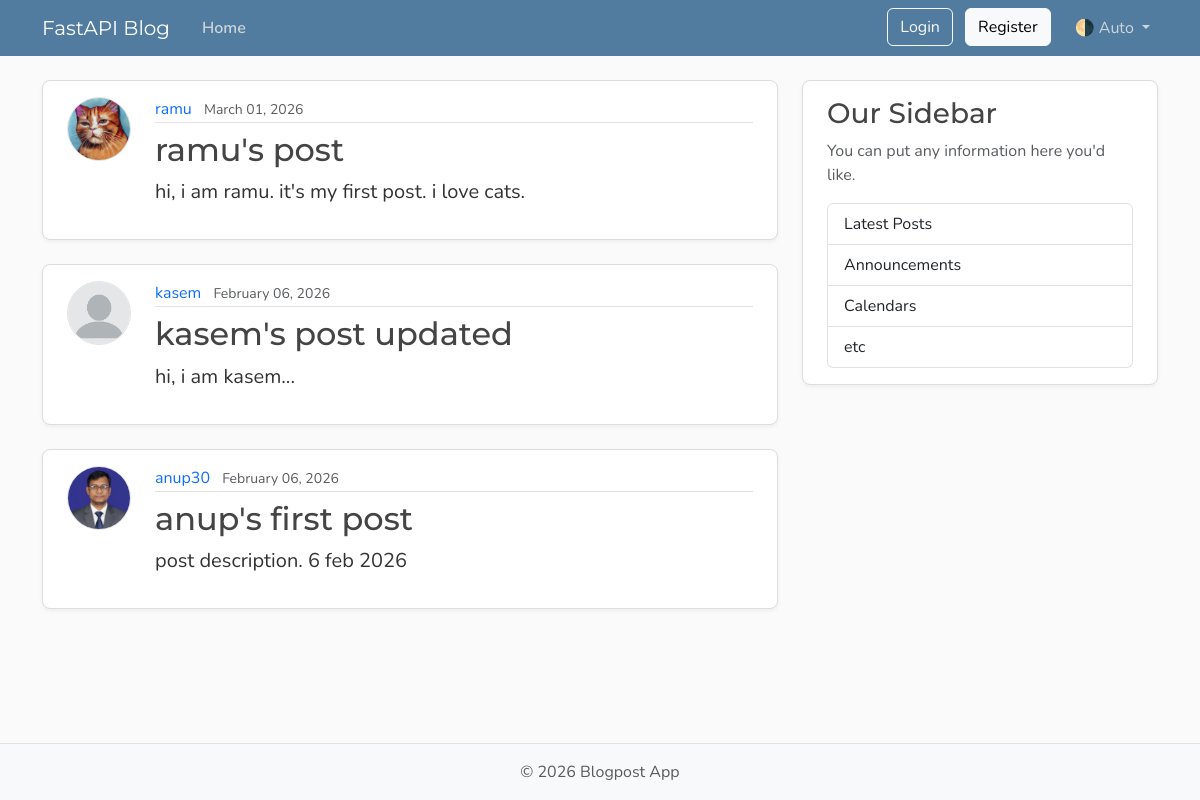
Page /posts on the earlier database version.
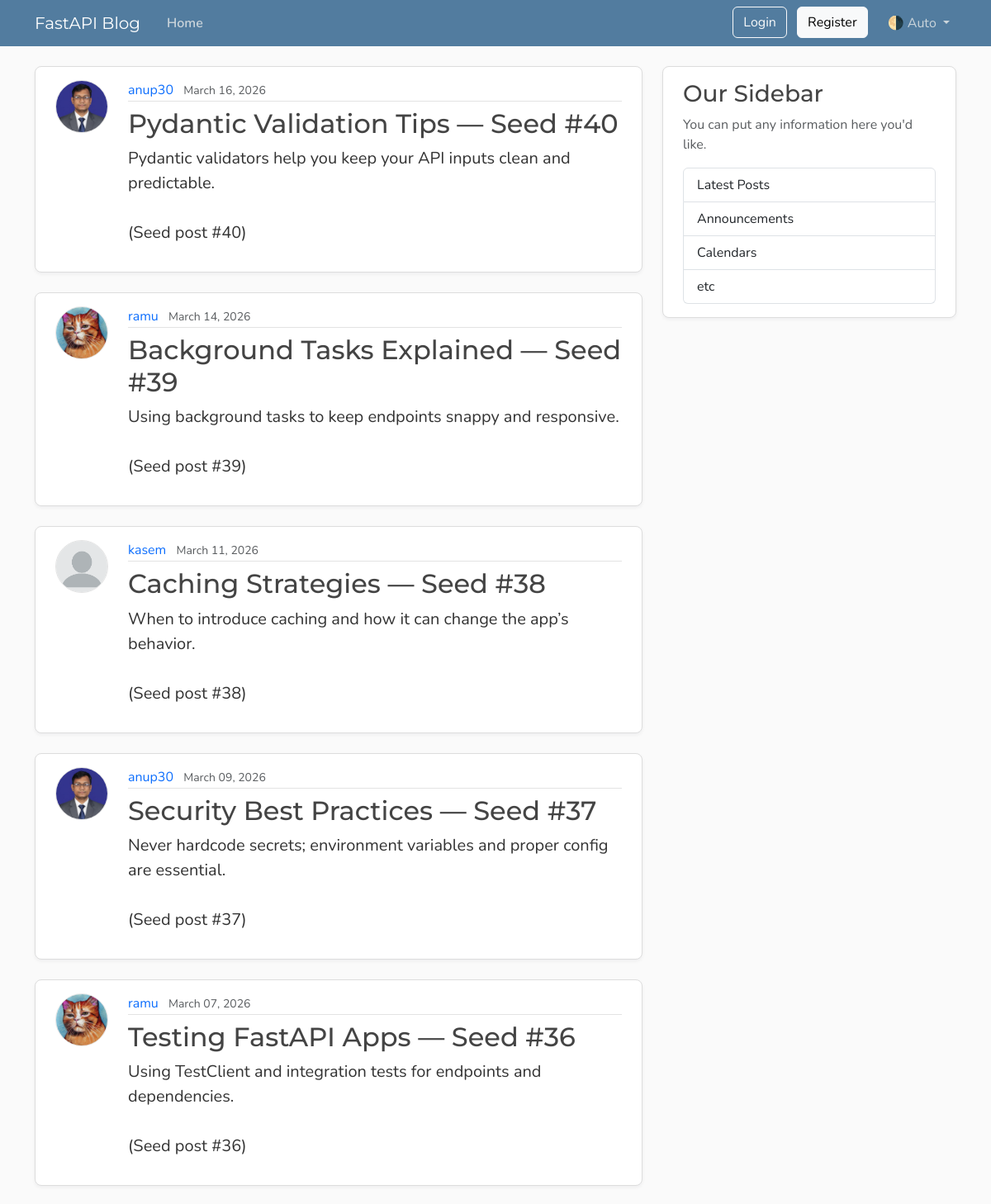
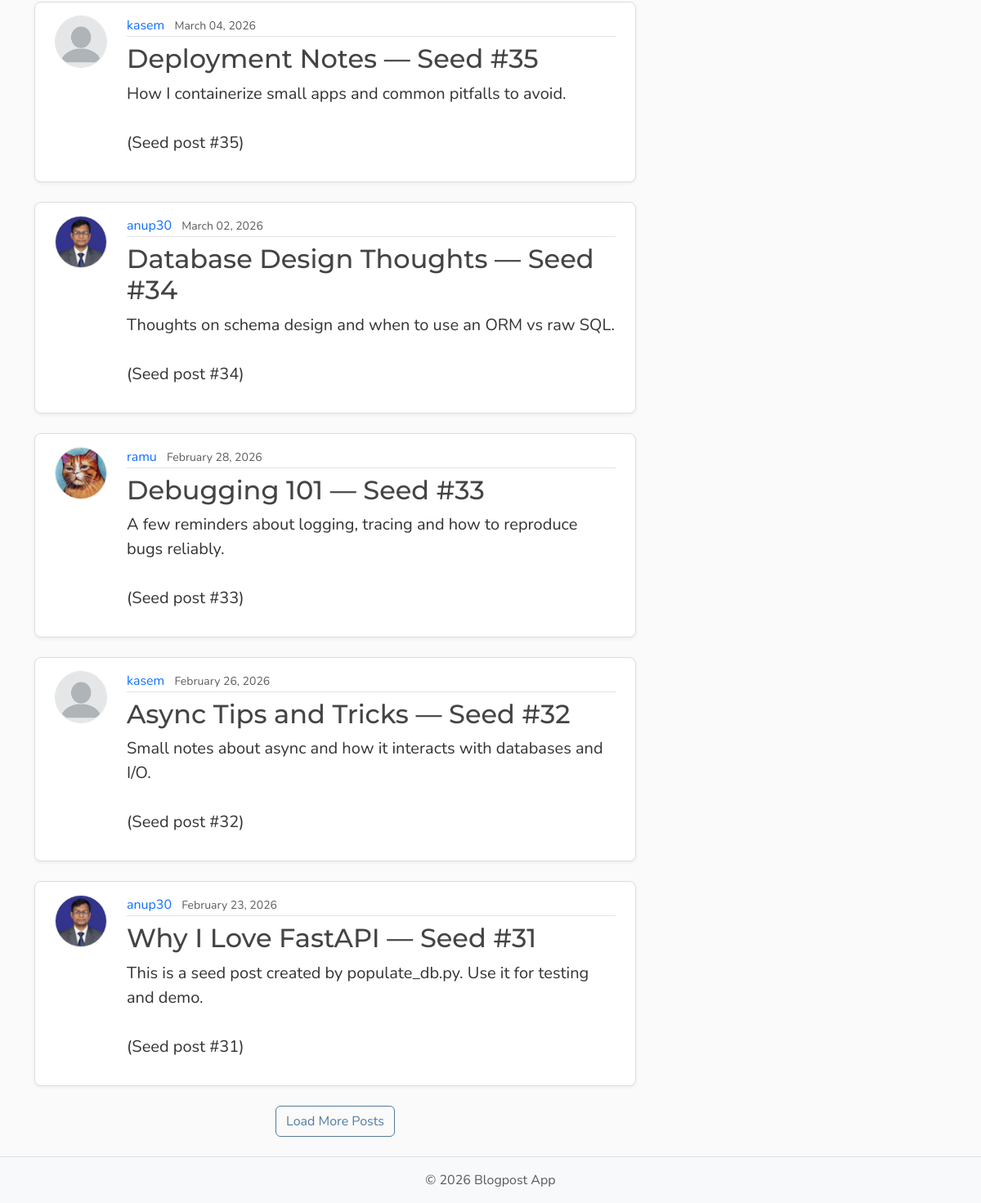
Same page on the later database version (2 pictures, top to bottom).
### models.py (models this page shows, shortened)
class Post(Base):
    __tablename__ = "posts"
    id: Mapped[int] = mapped_column(Integer, primary_key=True, index=True)
    title: Mapped[str] = mapped_column(String(100), nullable=False)
    content: Mapped[str] = mapped_column(Text, nullable=False)
    user_id: Mapped[int] = mapped_column(
        ForeignKey("users.id"),
        nullable=False,
        index=True,
    )
    date_posted: Mapped[datetime] = mapped_column(
        DateTime(timezone=True),
        default=lambda: datetime.now(UTC),
    )
    author: Mapped[User] = relationship(back_populates="posts")

class User(Base):
    __tablename__ = "users"
    id: Mapped[int] = mapped_column(Integer, primary_key=True, index=True)
    username: Mapped[str] = mapped_column(String(50), unique=True, nullable=False)
    email: Mapped[str] = mapped_column(String(120), unique=True, nullable=False)
    password_hash: Mapped[str] = mapped_column(String(128), nullable=False)
    image_file: Mapped[str | None] = mapped_column(
        String(200),
        nullable=True,
        default=None,
    )
    posts: Mapped[list[Post]] = relationship(
        back_populates="author",
        cascade="all, delete-orphan",
    )

### main.py (the view)
@app.get("/", include_in_schema=False, name="home")
@app.get("/posts", include_in_schema=False, name="posts")
async def home(request: Request, db: Annotated[AsyncSession, Depends(get_db)]):  # why Annotated? see get_db()
    count_result = await db.execute(select(func.count()).select_from(models.Post))
    total = count_result.scalar() or 0
    result = await db.execute(
        select(models.Post).options(selectinload(models.Post.author))  # selectinload(): avoids N+1 queries
        .order_by(models.Post.date_posted.desc())
        .limit(settings.posts_per_page),
    )
    posts = result.scalars().all()
    has_more = len(posts) < total
    return templates.TemplateResponse(
        request,
        "home.html",
        {
            "posts": posts,
            "title": "Home",
            "limit": settings.posts_per_page,
            "has_more": has_more,
        },
    )

### templates/home.html (shortened to what this page needs)
{% extends "layout.html" %}
{% block content %}
    <div id="postsContainer" data-limit="{{ limit }}" data-has-more="{{ 'true' if has_more else 'false' }}">
        {% for post in posts %}
            <article class="content-section py-3 px-4 mb-4">
                <div class="d-flex align-items-start gap-4">
                    <img class="rounded-circle article-img flex-shrink-0"
                         src="{{ post.author.image_path }}"
                         alt="{{ post.author.username }}'s profile picture"
                         width="64"
                         height="64"
                         loading="lazy">
                    <div class="flex-grow-1">
                        <div class="article-metadata mb-2">
                            <a class="me-2"
                               href="{{ url_for('user_posts', user_id=post.author.id) }}">{{ post.author.username }}</a>
                            <small class="text-body-secondary">{{ post.date_posted.strftime("%B %d, %Y") }}</small>
                        </div>
                        <h2>
                            <a class="article-title"
                               href="{{ url_for('post_page', post_id=post.id) }}">{{ post.title }}</a>
                        </h2>
                        <p class="article-content">{{ post.content }}</p>
                    </div>
                </div>
            </article>
        {% endfor %}
    </div>
    {% if has_more %}
        <div class="text-center mb-4">
            <button type="button" class="btn btn-outline-primary" id="loadMoreBtn">Load More Posts</button>
        </div>
    {% endif %}
{% endblock content %}

### templates/layout.html (shortened to what this page needs)
<!DOCTYPE html>
<html lang="en">
    <head>
        <link href="https://cdn.jsdelivr.net/npm/bootstrap@5.3.8/dist/css/bootstrap.min.css"
              rel="stylesheet"
>
        <link rel="stylesheet"
              type="text/css"
              href="{{ url_for('static', path='css/main.css') }}">
    </head>
    <body class="d-flex flex-column min-vh-100">
        <header class="site-header">
            <nav class="navbar navbar-expand-md bg-steel fixed-top"
                 data-bs-theme="dark">
                <div class="container">
                    <a class="navbar-brand me-4" href="{{ url_for('home') }}">FastAPI Blog</a>
                    <div class="collapse navbar-collapse" id="navbarToggle">
                        <div class="navbar-nav me-auto">
                            <a class="nav-link active"
                               aria-current="page"
                               href="{{ url_for('home') }}">Home</a>
                        </div>
                        <div class="navbar-nav">
                            <div id="loggedOutNav">
                                <a class="btn btn-outline-light mb-2 mb-md-0 me-md-2"
                                   href="{{ url_for('login_page') }}">Login</a>
                                <a class="btn btn-light mb-2 mb-md-0 me-md-3"
                                   href="{{ url_for('register_page') }}">Register</a>
                            </div>
                            <div class="nav-item dropdown">
                                <a class="nav-link dropdown-toggle"
                                   href="#"
                                   role="button"
                                   id="bd-theme"
                                   data-bs-toggle="dropdown"
                                   aria-expanded="false">
                                    <span id="bd-theme-text">🌗 Auto</span>
                                </a>
                            </div>
                        </div>
                    </div>
                </div>
            </nav>
        </header>
        <main role="main" class="container">
            <div class="row">
                <div class="col-md-8">
                    {% block content %}
                    {% endblock content %}
                </div>
                <aside class="col-md-4">
                    <div class="content-section py-3 px-4 mb-4">
                        <h3>Our Sidebar</h3>
                        <p class="text-body-secondary">You can put any information here you'd like.</p>
                        <ul class="list-group">
                            <li class="list-group-item">Latest Posts</li>
                            <li class="list-group-item">Announcements</li>
                            <li class="list-group-item">Calendars</li>
                            <li class="list-group-item">etc</li>
                        </ul>
                    </div>
                </aside>
            </div>
        </main>
        <footer class="mt-auto py-3 bg-body-tertiary border-top">
            <div class="container text-center">
                <p class="text-body-secondary mb-0">
                    © <span id="year"></span> Blogpost App
                </p>
            </div>
        </footer>
    </body>
</html>

### static/css/main.css (style rules this page uses)
:root { --font-heading: "Montserrat", system-ui, -apple-system, BlinkMacSystemFont, sans-serif; --font-body: "Nunito", system-ui, -apple-system, BlinkMacSystemFont, sans-serif; --color-bg-body: #fafafa; --color-bg-content: #ffffff; --color-text-primary: #333333; --color-text-heading: #444444; --color-steel: #527c9f; --color-nav-link: #cbd5db; --color-nav-link-hover: #ffffff; --color-link-hover: #428bca; --color-border: #dddddd; --color-border-light: #e3e3e3; --spacing-xl: 5rem; --article-img-size: 4rem; --account-img-size: 7.813rem; }
body { font-family: var(--font-body); background: var(--color-bg-body); color: var(--color-text-primary); }
main { padding-top: var(--spacing-xl); }
h1, h2, h3, h4, h5, h6 { font-family: var(--font-heading); color: var(--color-text-heading); }
.navbar-brand { font-family: var(--font-heading); }
a { text-decoration: none; }
.bg-steel { background-color: var(--color-steel); }
.site-header .navbar-nav .nav-link { color: var(--color-nav-link); transition: color 0.2s ease-in-out; }
.site-header .navbar-nav .nav-link.active { font-weight: 600; }
.content-section { background: var(--color-bg-content); border: 1px solid var(--color-border); border-radius: 0.5rem; box-shadow: 0 2px 4px rgba(15, 23, 42, 0.05); transition: box-shadow 0.15s ease, transform 0.15s ease, border-color 0.15s ease; }
.article-title { color: var(--color-text-heading); transition: color 0.2s ease-in-out; }
.article-content { white-space: pre-line; font-size: 1.25rem; }
.article-img { height: var(--article-img-size); width: var(--article-img-size); flex-shrink: 0; object-fit: cover; border: 1px solid var(--color-border-light); box-shadow: 0 0 0 2px var(--color-bg-content); }
.article-metadata { padding-bottom: 0.063rem; border-bottom: 1px solid var(--color-border-light); }
.article-metadata a { transition: color 0.2s ease-in-out; }
.btn-outline-primary { --bs-btn-color: #527c9f; --bs-btn-border-color: #527c9f; --bs-btn-hover-color: #fff; --bs-btn-hover-bg: #466a87; --bs-btn-hover-border-color: #3f6179; --bs-btn-active-color: #fff; --bs-btn-active-bg: #3f6179; --bs-btn-active-border-color: #3a5b72; }
[data-bs-theme="dark"] { --color-bg-body: #1a1a1a; --color-bg-content: #2d2d2d; --color-text-primary: #e0e0e0; --color-text-heading: #f0f0f0; --color-border: #404040; --color-border-light: #4a4a4a; }

Differences in the rows shown:
no longer on this page (row edited): Post: author.image_path (picture), author.username "ramu", date_posted "March 01, 2026", title "ramu's post", content "hi, i am ramu. it's my first post. i love cats."
no longer on this page (row edited): Post: author.username "kasem", date_posted "February 06, 2026", title "kasem's post updated", content "hi, i am kasem..."
no longer on this page (row edited): Post: author.image_path (picture), author.username "anup30", date_posted "February 06, 2026", title "anup's first post", content "post description. 6 feb 2026"
added Post: author.image_path (picture), author.username "anup30", date_posted "March 16, 2026", title "Pydantic Validation Tips — Seed #40", content "Pydantic validators help you keep your API inputs clean and predictable. (Seed post #40)"
added Post: author.image_path (picture), author.username "ramu", date_posted "March 14, 2026", title "Background Tasks Explained — Seed #39", content "Using background tasks to keep endpoints snappy and responsive. (Seed post #39)"
added Post: author.username "kasem", date_posted "March 11, 2026", title "Caching Strategies — Seed #38", content "When to introduce caching and how it can change the app’s behavior. (Seed post #38)"
added Post: author.image_path (picture), author.username "anup30", date_posted "March 09, 2026", title "Security Best Practices — Seed #37", content "Never hardcode secrets; environment variables and proper config are essential. (Seed post #37)"
added Post: author.image_path (picture), author.username "ramu", date_posted "March 07, 2026", title "Testing FastAPI Apps — Seed #36", content "Using TestClient and integration tests for endpoints and dependencies. (Seed post #36)"
added Post: author.username "kasem", date_posted "March 04, 2026", title "Deployment Notes — Seed #35", content "How I containerize small apps and common pitfalls to avoid. (Seed post #35)"
added Post: author.image_path (picture), author.username "anup30", date_posted "March 02, 2026", title "Database Design Thoughts — Seed #34", content "Thoughts on schema design and when to use an ORM vs raw SQL. (Seed post #34)"
added Post: author.image_path (picture), author.username "ramu", date_posted "February 28, 2026", title "Debugging 101 — Seed #33", content "A few reminders about logging, tracing and how to reproduce bugs reliably. (Seed post #33)"
added Post: author.username "kasem", date_posted "February 26, 2026", title "Async Tips and Tricks — Seed #32", content "Small notes about async and how it interacts with databases and I/O. (Seed post #32)"
added Post: author.image_path (picture), author.username "anup30", date_posted "February 23, 2026", title "Why I Love FastAPI — Seed #31", content "This is a seed post created by populate_db.py. Use it for testing and demo. (Seed post #31)"
Other differences:
text now shown: "Load More Posts"
